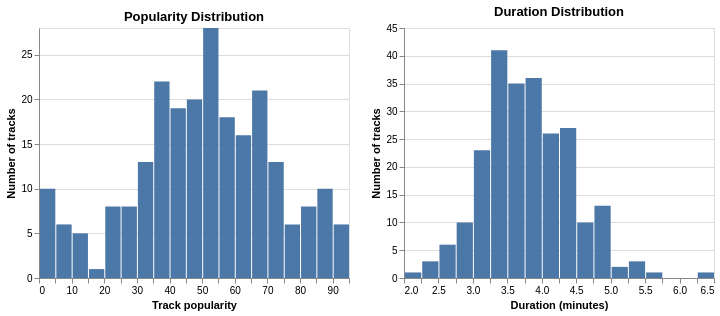

This figure's notebook cell:
### Markdown cell above
## 7. Popularity, Duration, and Release Year

### Code cell
popularity_hist = alt.Chart(df).mark_bar().encode(
    x=alt.X(
        "popularity:Q",
        bin=alt.Bin(step=5),
        title="Track popularity",
    ),
    y=alt.Y("count():Q", title="Number of tracks", stack=None),
    tooltip=[
        alt.Tooltip("popularity:Q", bin=alt.Bin(step=5), title="Popularity range"),
        alt.Tooltip("count():Q", title="Tracks"),
    ],
).properties(
    title="Popularity Distribution",
    width=310,
    height=250,
)

duration_hist = alt.Chart(df).mark_bar().encode(
    x=alt.X(
        "duration_min:Q",
        bin=alt.Bin(step=0.25),
        title="Duration (minutes)",
    ),
    y=alt.Y("count():Q", title="Number of tracks", stack=None),
    tooltip=[
        alt.Tooltip("duration_min:Q", bin=alt.Bin(step=0.25), title="Duration range"),
        alt.Tooltip("count():Q", title="Tracks"),
    ],
).properties(
    title="Duration Distribution",
    width=310,
    height=250,
)

popularity_hist | duration_hist

### Figure 1 — Vega-Lite specification as saved in the notebook (floating-point values rounded to 4 significant figures; data arrays with more than 128 entries replaced by an {"elided": "..."} marker saying what was removed)
{"config": {"view": {"continuousWidth": 300, "continuousHeight": 300}}, "hconcat": [{"mark": {"type": "bar"}, "encoding": {"tooltip": [{"bin": {"step": 5}, "field": "popularity", "title": "Popularity range", "type": "quantitative"}, {"aggregate": "count", "title": "Tracks", "type": "quantitative"}], "x": {"bin": {"step": 5}, "field": "popularity", "title": "Track popularity", "type": "quantitative"}, "y": {"aggregate": "count", "stack": null, "title": "Number of tracks", "type": "quantitative"}}, "height": 250, "title": "Popularity Distribution", "width": 310}, {"mark": {"type": "bar"}, "encoding": {"tooltip": [{"bin": {"step": 0.25}, "field": "duration_min", "title": "Duration range", "type": "quantitative"}, {"aggregate": "count", "title": "Tracks", "type": "quantitative"}], "x": {"bin": {"step": 0.25}, "field": "duration_min", "title": "Duration (minutes)", "type": "quantitative"}, "y": {"aggregate": "count", "stack": null, "title": "Number of tracks", "type": "quantitative"}}, "height": 250, "title": "Duration Distribution", "width": 310}], "data": {"name": "data-f4196bea6bca70f90641119af263f044"}, "$schema": "https://vega.github.io/schema/vega-lite/v6.1.0.json", "datasets": {"data-f4196bea6bca70f90641119af263f044": {"elided": "238 records"}}}
